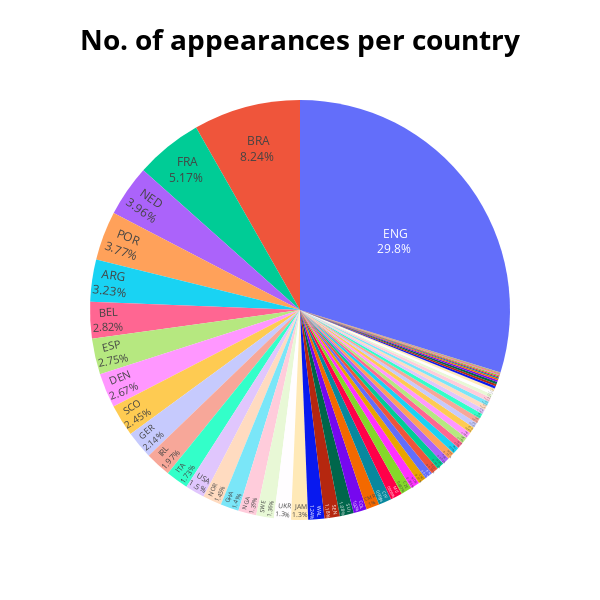

Notebook cell for this chart:
### Code cell
fig = px.pie(stat,
             values='Starts',
             names='Nation',
             title='Countries represented in the EPL by number of appearances',
             )
fig.update_traces(textposition='inside', textinfo='percent+label')
fig.update_layout(title_text='<b> No. of appearances per country <b>', 
                  title_x=0.5, 
                  titlefont=dict(color='black', 
                            size=28,),
                  width=600,
                  height=600,
                  showlegend=False,
                 )
iplot(fig)

### Figure 1 — Plotly figure (JSON) as saved in the notebook; plotly's stock layout.template omitted (floating-point values rounded to 4 significant figures; data arrays with more than 128 entries replaced by an {"elided": "..."} marker saying what was removed)
{"data": [{"domain": {"x": [0, 1], "y": [0, 1]}, "hovertemplate": "Nation=%{label}<br>Starts=%{value}<extra></extra>", "labels": {"elided": "580 str values"}, "legendgroup": "", "name": "", "showlegend": true, "textinfo": "percent+label", "textposition": "inside", "values": {"elided": "580 int values"}, "type": "pie"}], "layout": {"height": 600, "legend": {"tracegroupgap": 0}, "showlegend": false, "title": {"font": {"color": "black", "size": 28}, "text": "<b> No. of appearances per country <b>", "x": 0.5}, "width": 600}}
